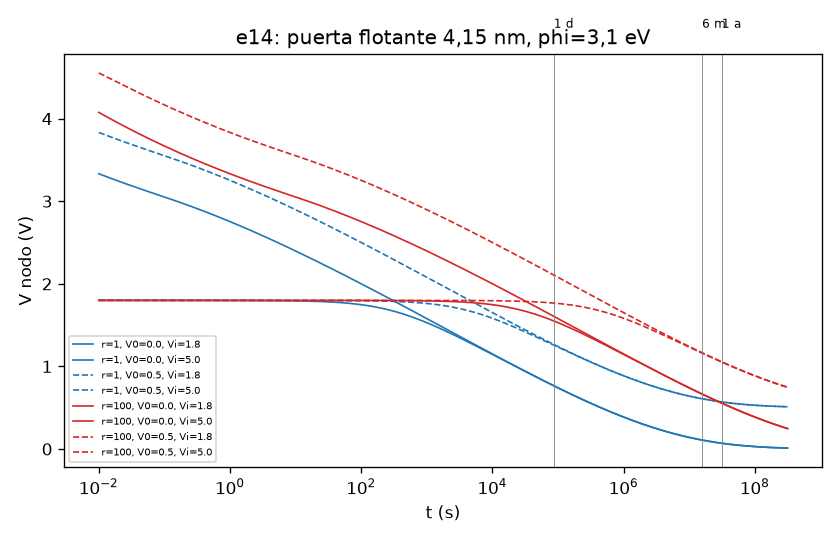

This chart was generated by the following Python code:
"""e14_retention.py — descarga de una puerta flotante por túnel a través de 4,148 nm de SiO2 (toxe de nfet_01v8, PDK local).

Usa el modelo ajustado de e14_tunnel.py (phi = 3,0/3,1/3,2 eV con su m_ox y C0 ajustados a Gupta 1997) y barre:
  V0  = parte de la tensión del nodo que NO cae en el óxido (banda plana, flexión de bandas, agotamiento del poly): 0 / 0,25 / 0,5 V.
        (El ajuste en régimen FN da V0 ≈ 1,15 V; la curva de túnel directo de 25,8 Å se reproduce con V0 ≈ 0. Es [?] para la
        puerta flotante real; se barre.)
  r   = C_total / C_óxido_de_túnel (1 = puerta sola; 10-1000 = placa de metal o condensador añadido que no fuga).
Supuesto: la carga de la puerta solo sale por el óxido; tensión del nodo medida respecto del pozo/sustrato bajo la puerta,
equilibrio en 0 V (niveles de Fermi alineados). Simétrico en polaridad: [?]. 27 °C.
Salida: e14_retention.txt, e14_retention.png
"""
import numpy as np, os
from scipy.integrate import solve_ivp
import matplotlib
matplotlib.use("Agg")
import matplotlib.pyplot as plt
from e14_tunnel import J_model

HERE = os.path.dirname(os.path.abspath(__file__))
COX = 3.9 * 8.8541878128e-12 / 4.148e-9 * 1e-4  # F/cm² = 8,32e-7
fits = np.load(os.path.join(HERE, "e14_tunnel_fits.npy"))  # phi, m_ox, V0fit, logC

# Tabla J(V) para interpolar rápido
Vg = np.logspace(-3, np.log10(8), 400)


def make_J(phi, mox, logC, V0):
    J = J_model(41.48, Vg, mox, V0, logC, phi)
    lJ = np.log(np.maximum(J, 1e-300))
    return lambda v: np.exp(np.interp(abs(v), Vg, lJ)) * np.sign(v)


DAY = 86400.0; YEAR = 3.156e7
T_OUT = np.array([1, 60, 3600, DAY, 30 * DAY, 182 * DAY, YEAR, 10 * YEAR])
names = ["1 s", "1 min", "1 h", "1 d", "30 d", "6 meses", "1 año", "10 años"]


def run(Jf, r, Vi):
    f = lambda t, y: [-Jf(y[0]) / (COX * r)]
    s = solve_ivp(f, (0, T_OUT[-1]), [Vi], t_eval=T_OUT, method="LSODA", rtol=1e-6, atol=1e-9)
    return s.y[0]


lines = []
P = lambda s="": (lines.append(s), print(s))
P(f"C_ox = {COX:.3e} F/cm² ({COX*1e-8*1e15:.2f} fF/µm²). τ local = C_ox·r·V/J(V).")
P("Constante de tiempo local τ(V) = C_ox·V/J(V) para r = 1 (puerta sola), por escenario (phi, V0):")
hdr = "   V   " + "  ".join(f"phi{p:.1f}/V0={v0:.2f}" for p in fits[:, 0] for v0 in (0.0, 0.25, 0.5))
P(hdr)
for v in (0.1, 0.2, 0.3, 0.5, 0.7, 1.0, 1.5, 1.8, 2.5, 3.3, 5.0):
    row = []
    for phi, mox, _, logC in fits:
        for V0 in (0.0, 0.25, 0.5):
            J = J_model(41.48, v, mox, V0, logC, phi)[0]
            row.append(COX * v / J)
    P(f"{v:5.2f} " + "  ".join(f"{x:15.2e}" for x in row))

P("\nV(t) del nodo (V) para varias tensiones iniciales; envolvente sobre phi y V0 ∈ {0; 0,25; 0,5}. Columnas: tiempos.")
P("r = C_total/C_óxido. Formato: [mín – máx]")
res = {}
for r in (1, 10, 100, 1000):
    for Vi in (1.8, 3.3, 5.0, 7.0):
        outs = []
        for phi, mox, _, logC in fits:
            for V0 in (0.0, 0.25, 0.5):
                outs.append(run(make_J(phi, mox, logC, V0), r, Vi))
        outs = np.array(outs); res[(r, Vi)] = outs
        P(f"r={r:5d} Vi={Vi:3.1f}: " + "; ".join(f"{n} [{outs[:,i].min():.2f}–{outs[:,i].max():.2f}]" for i, n in enumerate(names)))

# deriva al medir (6 meses tras fabricar) y su lectura con el paso de XC-19 (0,305 mV)
P("\nDeriva en el momento de medir (6 meses), r = 1 y r = 100, desde Vi = 5 V: dV/dt en mV/día y pasos de 0,305 mV por día")
for r in (1, 100):
    for k, (phi, mox, _, logC) in enumerate(fits):
        for j, V0 in enumerate((0.0, 0.25, 0.5)):
            v6 = res[(r, 5.0)][k * 3 + j, 5]
            Jf = make_J(phi, mox, logC, V0)
            d = Jf(v6) / (COX * r) * DAY * 1e3
            P(f"  r={r:4d} phi={phi:.1f} V0={V0:.2f}: V(6 m)={v6:.3f} V, deriva {d:.3g} mV/día = {d/0.305:.3g} pasos/día")

# Dispersión entre celdas: ¿recuerda la tensión inicial?
P("\nMemoria de la condición inicial: V(6 meses) con Vi = 3,3 / 5 / 7 V (phi=3,1, V0=0,25):")
for r in (1, 10, 100, 1000):
    k = 1 * 3 + 1
    P(f"  r={r:5d}: " + ", ".join(f"Vi={Vi}: {res[(r, Vi)][k, 5]:.4f} V" for Vi in (3.3, 5.0, 7.0)))

# Fuga de interruptor frente a túnel: área de cruce
P("\nÁrea de óxido a la que el túnel iguala la fuga de un interruptor nfet mínimo apagado (0,66 fA a 27 °C, c58, corrida")
P("de modelo): A = I_sw / J(V). Envolvente sobre escenarios.")
for v in (0.3, 0.5, 1.0, 1.5, 1.8):
    As = []
    for phi, mox, _, logC in fits:
        for V0 in (0.0, 0.25, 0.5):
            As.append(0.66e-15 / J_model(41.48, v, mox, V0, logC, phi)[0] * 1e8)  # µm²
    P(f"  V={v:.1f}: A_cruce = {min(As):.3g} – {max(As):.3g} µm²")

with open(os.path.join(HERE, "e14_retention.txt"), "w") as f:
    f.write("\n".join(lines) + "\n")

fig, ax = plt.subplots(figsize=(7, 4.5))
tt = np.logspace(-2, np.log10(10 * YEAR), 300)
phi, mox, _, logC = fits[1]
for r, c in zip((1, 100), ("C0", "C3")):
    for V0, ls in zip((0.0, 0.5), ("-", "--")):
        Jf = make_J(phi, mox, logC, V0)
        for Vi in (1.8, 5.0):
            s = solve_ivp(lambda t, y: [-Jf(y[0]) / (COX * r)], (0, tt[-1]), [Vi], t_eval=tt, method="LSODA", rtol=1e-6, atol=1e-9)
            ax.semilogx(tt, s.y[0], ls, color=c, lw=1, label=f"r={r}, V0={V0}, Vi={Vi}")
for tm, nm in ((DAY, "1 d"), (182 * DAY, "6 m"), (YEAR, "1 a")):
    ax.axvline(tm, color="gray", lw=0.5); ax.text(tm, 5.1, nm, fontsize=7)
ax.set_xlabel("t (s)"); ax.set_ylabel("V nodo (V)"); ax.legend(fontsize=6); ax.set_title("e14: puerta flotante 4,15 nm, phi=3,1 eV")
fig.tight_layout(); fig.savefig(os.path.join(HERE, "e14_retention.png"), dpi=120)
